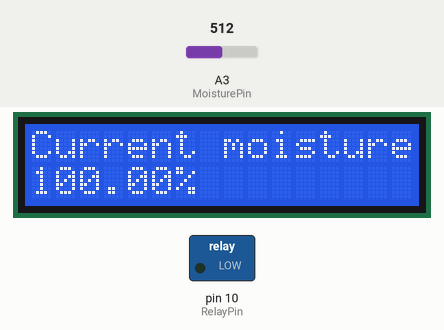
Bench run of a sketch on a simulated Arduino Uno, built with avr-gcc and run on an emulated ATmega328P. Parts: 16×2 character LCD, switched loads named in the sketch (green lamp = pin HIGH). Inputs (shaded band) come from the test bench; at power-on: A3 (MoisturePin) = 512. The local clock reads 2024-03-15 10:24:30 at power-on unless the sketch sets it; what the sketch prints to the serial monitor is not drawn.

Above: at 1.2 s.
1.3 s: A3 (MoisturePin) set to 192
At 8.9 s:
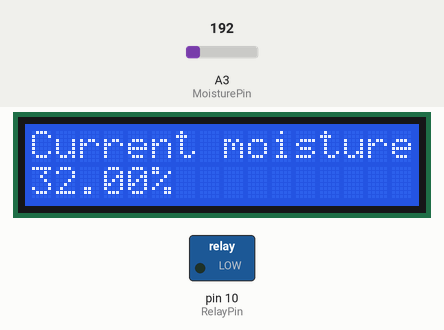
13.5 s: A3 (MoisturePin) set to 167
At 15.4 s:
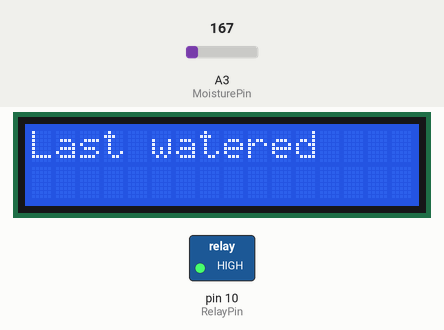
26.4 s: A3 (MoisturePin) set to 122
At 35.5 s:
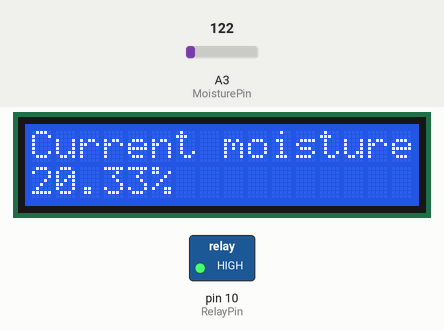
Timing chart, 0 to 41.6 s (numbered marks = the images above; inputs shaded):
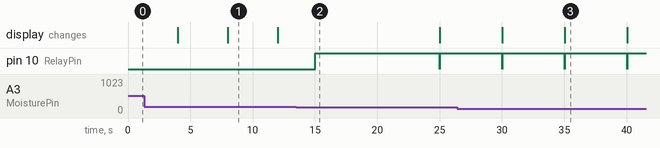

Measured:
- the behaviour switches between 180 and 179 on A3 (MoisturePin) (found by bisection; images 1 and 2)
- after the input at 13.5 s, pin 10 (RelayPin): LOW → HIGH after 1.5 s, → LOW 10.0 s later, → HIGH 0.01 s later
- after the input at 26.4 s, the display: first differs from a run without the input after 8.6 s (image 3)
- what the display in image 1 shows lasts 4.0 s, from 8.0 s to 12.0 s

The sketch:

TheProgram.ino
```cpp
#include <LiquidCrystal.h>
#include <DS3231.h>
LiquidCrystal lcd(12,11,5,4,3,2);
DS3231  rtc(SDA, SCL);

//Define Pins
int MoisturePin=A3;
int RelayPin=10;

//Set up screen loops
long PreviousMillis = 0;
long LCDInterval=4000;
int Screen=0;
int LastScreen=1;
bool ScreenChanged=true;
#define MOISTURE 0
#define TIME 1

//Set up moisture calculations
float MoistureValue=0;
float PercentMoisture=100;
long MoistureInterval=5000;
long PreviousMoistureMillis=0;

//Misc
char* LastWateredTime;
char* LastWateredDate;

void MoistureScreen(float P) {
  lcd.clear();
  lcd.setCursor(0,0);
  lcd.print("Current moisture");
  lcd.setCursor(0,1);
  lcd.print(P);
  lcd.print("%");
}

void LastTime() {
  lcd.clear();
  lcd.setCursor(0,0);
  lcd.print("Last watered");
  lcd.setCursor(0,1);
  lcd.print(LastWateredDate);
  lcd.print(" ");
  lcd.print(LastWateredTime);
}

void setup() {
  Serial.begin(9600);
  lcd.begin(16,2);
  rtc.begin();
  rtc.setDate(4,6,2016);
  rtc.setTime(13,50,00);
  pinMode(RelayPin,OUTPUT);
  digitalWrite(RelayPin,LOW);
}
void loop() {
  unsigned long CurrentMillis=millis();
  if(CurrentMillis-PreviousMoistureMillis>MoistureInterval){
   PreviousMoistureMillis=CurrentMillis;
   MoistureValue=analogRead(MoisturePin);
   PercentMoisture=((MoistureValue/600L)*100L);
   Serial.println(MoistureValue);
   if (PercentMoisture<30){
    LastWateredTime=rtc.getTimeStr(1);
    LastWateredDate=rtc.getDateStr(1,3);
    digitalWrite(RelayPin,HIGH);
    delay(5000);
    digitalWrite(RelayPin,LOW);
   }
   if (PercentMoisture>70){
    digitalWrite(RelayPin,LOW);
   }
  }
  if(CurrentMillis-PreviousMillis>LCDInterval){
    PreviousMillis=CurrentMillis;
    Screen++;
    if (Screen>LastScreen){
      Screen=0;
    }
    ScreenChanged=true;
  }
  if (ScreenChanged){
    ScreenChanged=false;
    switch(Screen) {
      case MOISTURE:
        MoistureScreen(PercentMoisture);
        break;
      case TIME:
        LastTime();
        break;
    }
  }
}
```
